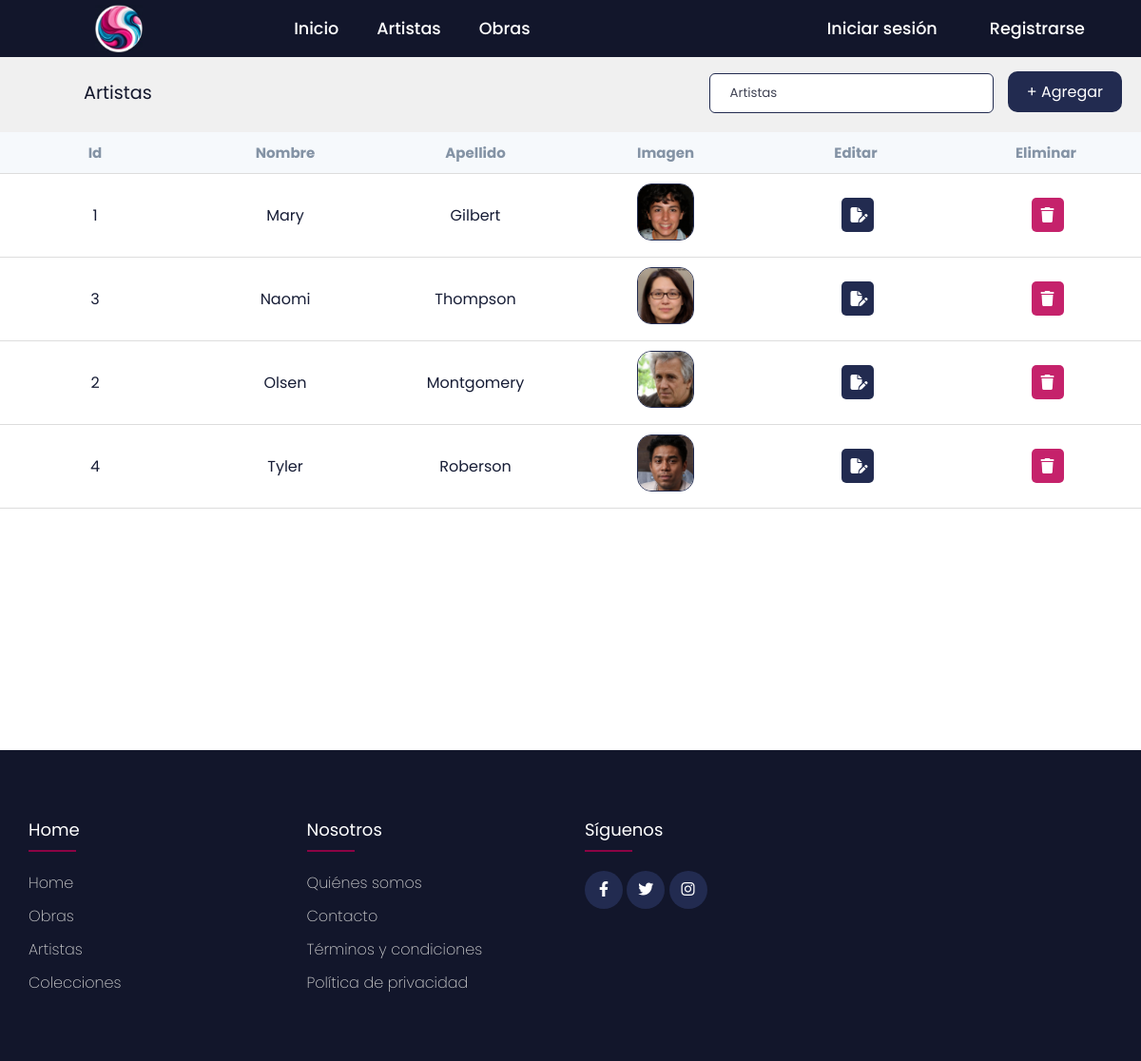
The app's page /gestArtista (signed in) with its own data.
### GroundZero/models.py (models this page shows, shortened)
class Artista(models.Model):
    idAr        = models.CharField(primary_key=True, max_length=6, null=False, verbose_name='idAr')
    nombreAr    = models.CharField(max_length=50, null=False, blank=False, verbose_name='nombreAr')
    apellidoAr  = models.CharField(max_length=50, null=True, blank=True, verbose_name='apellidoAr')
    fotoAr      = models.ImageField(upload_to='img/', null=False, blank=False, verbose_name='fotoAr')
    descAr      = models.CharField(max_length=250, null=False, blank=False, verbose_name='descAr')
    fechaIngr   = models.DateField(blank=False, null=False, verbose_name='fechaIgr')
    class Meta:
        ordering = ['nombreAr']

### GroundZero/views.py (the view)
# urls.py: path('gestArtista', views.gestArtista, name='gestArtista'),
@login_required
def gestArtista(request):
    artistas  = Artista.objects.all()
    context = {"artistas":artistas}
    return render(request, 'GroundZero/gestion/gestArtista.html', context)

### GroundZero/templates/GroundZero/gestion/gestArtista.html (shortened to what this page needs)
{% extends "../base.html" %}
{% block body %}
{% load static %}
        <div>
        <div class="tableGZ">
            <div class="table_headerGZ">
                <p>Artistas</p>
                <div>
                    <input placeholder = "Artistas">
                    <a class="add_newGZ" href = "{% url 'agregarArtista' %}" style="border-radius: 10px;">+ Agregar</a>
                </div>
            </div>
            <div class="table_sectionGZ">
                <table>
                    <thead>
                        <tr>
                            <th>Id</th>
                            <th>Nombre</th>
                            <th>Apellido</th>
                            <th>Imagen</th>
                            <th>Editar</th>
                            <th>Eliminar</th>
                        </tr>
                    </thead>
                    <tbody>
                        {% for ar in artistas %}
                        <tr>
                            <td>{{ar.idAr}}</td>
                            <td>{{ar.nombreAr}}</td>
                            <td>{{ar.apellidoAr}}</td>
                            <td><img src="{{ar.fotoAr.url}}" alt=""></td>
                            <td><a href="editarArtista/{{ar.idAr}}" class="EditarGZ"><i class="fa-solid fa-file-pen" style="background-color: #222b50; color: #fff; padding: 10px 6px 10px 10px; border-radius: 5px; margin-left: .8mm;"></i></a></td>
                            <td><a href="borrarArtista/{{ar.idAr}}" class="BorrarGZ"><i class="fa-solid fa-trash" style="background-color: #c5226b; color: #fff; padding: 10px 10px 10px 10px; border-radius: 5px; margin-left: .8mm;"></i></a></td>
                        </tr>
                        {% endfor %}
                    </tbody>
                </table>
            </div>
        </div>
{% endblock %}

### GroundZero/static/css/styles.css (style rules this page uses)
* { padding: 0; margin: 0; box-sizing: border-box; font-family: 'Poppins', sans-serif; text-decoration: none; list-style: none; }
:root { --bg-color: #12162B; --text-color: #fff; --main-color: #171d36; --ho-color: #222b50; }
.bodyGZ { min-height: 100vh; background-color: white; color: var(--text-color); }
html { box-sizing: border-box; }
*,*::after, *::before { box-sizing: inherit; }

### GroundZero/static/css/stylesG.css (style rules this page uses)
* { margin: 0; padding: 0; box-sizing: border-box; }
body { font-family: 'Poppins', sans-serif; overflow: auto; }
.tableGZ { width: 100%; margin-top: 1.5cm; }
.table_headerGZ { display: flex; justify-content: space-between; align-items: center; padding: 20px; background-color: rgb(240, 240, 240); flex-wrap: wrap; }
.table_headerGZ p { color: #12162B; margin-left: 1.8cm; font-size: larger; }
.add_newGZ { padding: 10px 20px ; color: #ffffff; background-color: #222b50; }
input { padding: 10px 20px; margin: 0 10px; outline: none; border: 1px solid #222b50; border-radius: 6px; color: #12162B; }
.table_sectionGZ { height: 650px; overflow: auto; }
table { width: 100%; table-layout: fixed; min-width: 900px; border-collapse: collapse; }
thead th { position: sticky; top: 0; background-color: #f6f9fc; color: #8493a5; font-size: 15px; }
th, td { border-bottom: 1px solid #dddddd; padding: 10px 20px; word-break: break-all; text-align: center; }
td { color: #171d36; }
td .EditarGZ { padding: 10px 10px 10px; }
td img { height: 60px; width: 60px; object-fit: scale-down; border-radius: 15px; border: 1.5px solid #222b50; }
::placeholder { color: #12162bce; }

### records on screen
Artista: idAr "1", nombreAr "Mary", apellidoAr "Gilbert", fotoAr (picture)
Artista: idAr "3", nombreAr "Naomi", apellidoAr "Thompson", fotoAr (picture)
Artista: idAr "2", nombreAr "Olsen", apellidoAr "Montgomery", fotoAr (picture)
Artista: idAr "4", nombreAr "Tyler", apellidoAr "Roberson", fotoAr (picture)
